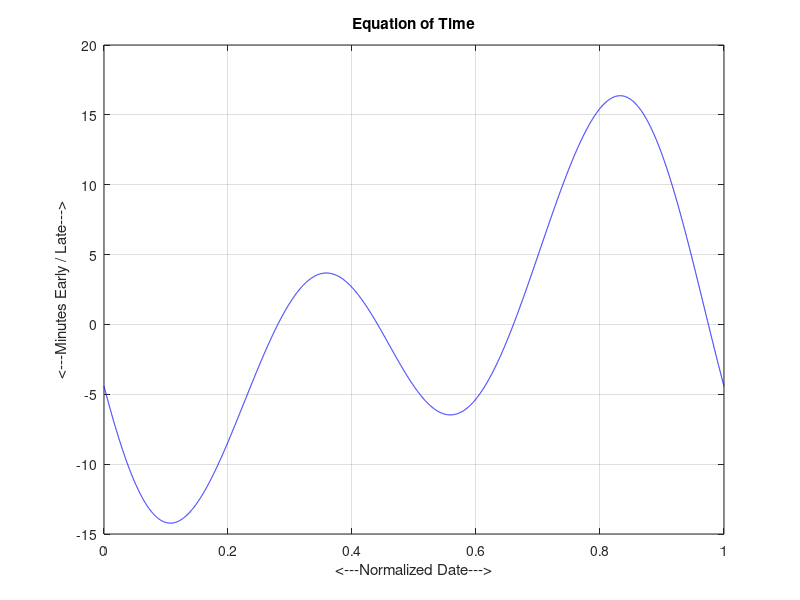
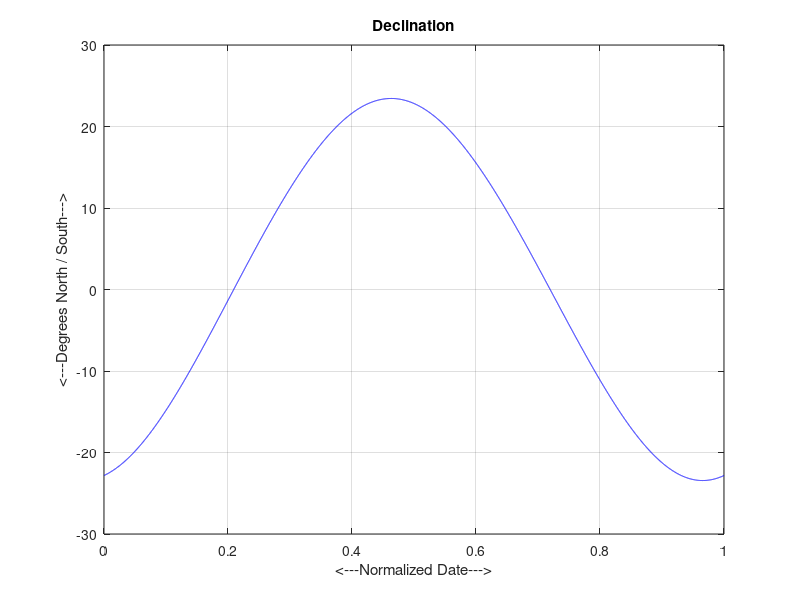
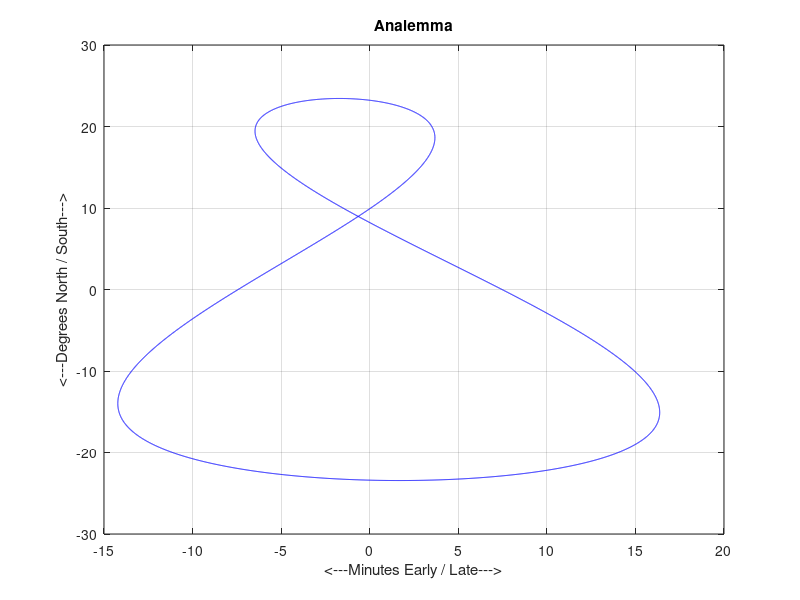

Reproduce these figures in MATLAB, in order.
function analemma (ecc, lon, obliq)

days = 365.242;

timestamp();
fprintf (1, '\n');
fprintf (1, 'ANANALEMMA\n');
fprintf (1, '  MATLAB version\n');
fprintf (1, '  Compute and plot the analemma, equation of time, and declination.\n');
fprintf (1, '  This program is based on a C program by Brian Tung.\n');

if (nargin < 1)
    ecc = 0.01671;
elseif (ischar(ecc))
    ecc = str2.num(ecc);
end

if (nargin < 2)
    lon = 1.347;
elseif (ischar (lon))
    lon = str2num (lon) * pi / 180.0;
else
    lon = lon * pi / 180.0;
end

if (nargin < 3)
    obliq = 0.4091;
elseif (ischar(obliq))
    obliq = str2num (obliq) * pi / 180.0;
else
    obliq = obliq * pi / 180.0;
end

% Compute the data using vector operations.
n = 10001;

t01 = zeros(1, n);
eot = zeros(1, n);
dec = zeros(1, n);

i = 1:n;
f = (i - 1) / (n - 1);
tau = 2.0 * pi * f;

% set theta to the current longitude.
theta = atan2(sqrt(1.0 - ecc *ecc) * sin(tau), cos(tau) - ecc);

%Rotate clockwise in XY plane by theta, corrected by lon.
x1 = cos(theta - (lon - pi / 2.0));
y1 = sin(theta - (lon - pi / 2.0));
z1 = 0.0;

% Rotate counter-clockwise in XZ plane by obliq.
x2 = cos(obliq) * x1 + sin(obliq) * z1;
y2 = y1;
z2 = -sin(obliq) * x1 + cos(obliq) * z1;

% Set t equal to real time from tau and rotate counter-clockwise by t,
% corrected by lon
t = tau - ecc * sin(tau);
x3 = cos(t - (lon - pi / 2.0)) .* x2 + sin(t - (lon - pi / 2.0)) .* y2;
y3 = -sin(t - (lon - pi / 2.0)) .* x2 + cos(t - (lon - pi / 2.0)) .* y2;
z3 = z2;

t01 = t / 2.0 / pi;
eot = -atan2(y3, x3) * 4.0 * 180 / pi * days / (days + 1.0);
dec = asin(z3) * 180.0 / pi;

% Plot the equation of time.
figure(1)
plot(t01, eot, 'b-');
grid on
xlabel( '<---Normalized Date--->');
ylabel( '<---Minutes Early / Late--->');
title( 'Equation of Time');
print( '-dpng', 'eot.png');

% Plot the declination.
figure(2)
plot(t01, dec, 'b-');
grid on
xlabel( '<---Normalized Date--->');
ylabel( '<---Degrees North / South--->');
title( 'Declination');
print( '-dpng', 'declination.png');

% Plot the analemma.
figure(3)
grid on
plot(eot, dec, 'b-');
grid on
xlabel( '<---Minutes Early / Late--->');
ylabel( '<---Degrees North / South--->');
title( 'Analemma');
print( '-dpng', 'analemma.png');

% Terminate.
fprintf(1, '\n');
fprintf(1, 'ANALEMMA\n');
fprintf(1, '  Normal end of execution.\n');
fprintf(1, '\n');
timestamp();

return;
end

function timestamp()
t = now;
c = datevec(t);
s = datestr(c, 0);
fprintf(1, '%s\n', s);
end


















